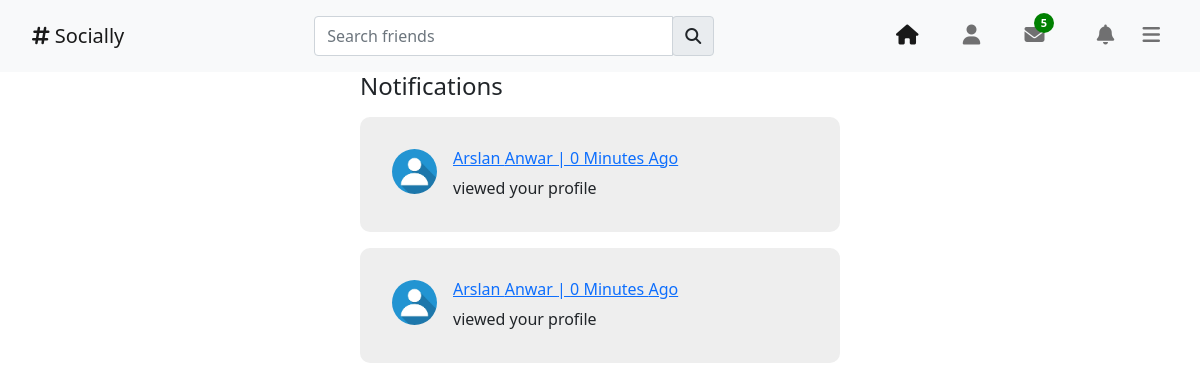
Page /notification/ (signed in) on the earlier database version.
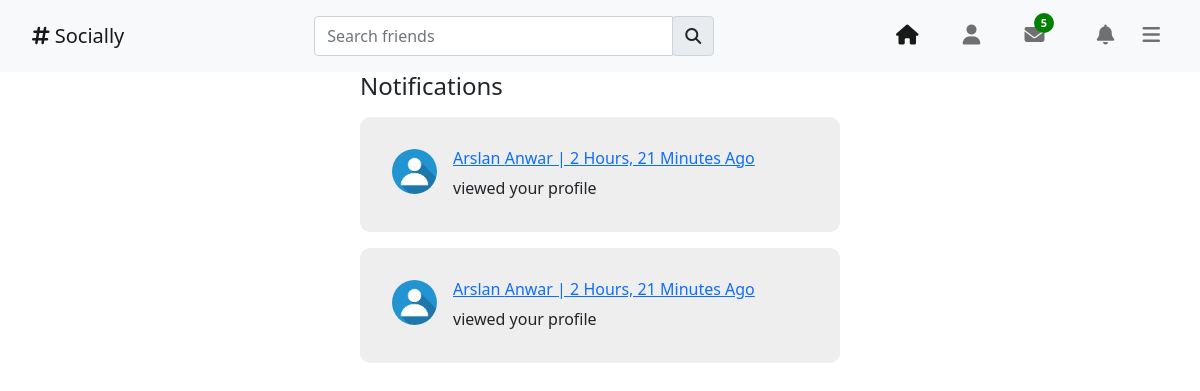
Same page on the later database version.
### notifications/models.py (models this page shows)
class Notification(models.Model):
    type = models.CharField(default="friend", max_length=50)
    sender = models.ForeignKey(settings.AUTH_USER_MODEL, on_delete=models.CASCADE, related_name='notification_sender')
    receiver = models.ForeignKey(settings.AUTH_USER_MODEL, on_delete=models.CASCADE,
                                 related_name="notification_receiver")
    note = models.CharField(max_length=255)
    description = models.TextField(null=True, blank=True)
    time_stamp = models.DateTimeField(auto_now=True, verbose_name="Requested time")
    seen = models.BooleanField(default=False)

### accounts/models.py (models this page shows, shortened)
class User(AbstractUser):
    slug = models.SlugField(unique=True)
    gender = models.CharField(max_length=50, null=True, choices=[
        ('Male', 'Male'),
        ('Female', 'Female'),
        ('Other', 'Other')
    ])
    about = models.TextField(null=True, blank=True, verbose_name="About")

### profiles/models.py (models this page shows, shortened)
class UserProfile(models.Model):
    user = models.OneToOneField(User, on_delete=models.CASCADE, related_name='user_profile')
    headline = models.TextField(null=True, blank=True)
    profile_image = models.ImageField(upload_to='profile/', default='profile/default_profile.jpg')
    cover_image = models.ImageField(upload_to='cover/', default='cover/default_cover.jpg')
    date_of_birth = models.DateField(null=True, blank=True)
    phone = models.CharField(max_length=15, null=True, blank=True)
    city = models.CharField(max_length=50, null=True, blank=True)
    country = models.CharField(max_length=50, null=True, blank=True)

### notifications/views.py (the view)
# urls.py: path('', views.NotificationsList.as_view(), name="notification_list")
class NotificationsList(ListView):
    model = Notification
    context_object_name = 'notifications'
    template_name = 'home/notification.html'
    paginate_by = 7
    def get_queryset(self):
        return Notification.objects.filter(
            receiver=self.request.user
        ).order_by(
            '-time_stamp'
        ).select_related(
            'sender',
            'receiver'
        )
    def get_context_data(self, *, object_list=None, **kwargs):
        context = super(NotificationsList, self).get_context_data(**kwargs)
        unseen = Notification.objects.filter(
            receiver=self.request.user,
            seen=False
        )
        for unseen_notification in unseen:
            unseen_notification.seen = True
            unseen_notification.save()
        context['unseen'] = unseen.count()
        print(context)
        return context

### templates/home/notification.html (shortened to what this page needs)
{% extends 'base/bootstrap_template.html' %}
{% load static %}
{% block css_section %}
    <link rel="stylesheet" href="{% static 'home/css/search_css.css' %}">
    <link rel="stylesheet" href="{% static 'home/css/style.css' %}">
    <link rel="stylesheet" href="{% static 'home/css/navbar_css.css' %}">
    <link rel="stylesheet" href="{% static 'base/base_style.css' %}">
    <link rel="stylesheet" href="{% static 'home/notification.css' %}">
{% endblock %}
{% block main_body %}
    <div class="application">
    {% include 'home/navbar.html' %}
    <div class="main-section">
        <div class="left">
        </div>
        <div class="center infinite-container">
            {% if notifications %}
                <h4>Notifications</h4>
                {% for notification in notifications %}
                    {% if forloop.counter < unseen %}
                        <div class="notification-display infinite-item new-notifications">
                    {% else %}
                        <div class="notification-display infinite-item">
                    {% endif %}
                <div class="user-image">
                    <a href="{% url 'profile:user_profile' notification.sender.user.slug %}"><img
                            src="{{ notification.sender.user_profile.profile_image.url }}" alt=""></a>
                </div>
                <div class="notification-information">
                    <div class="user-info">
                        <div class="username">
                            <a href="{% url 'profile:user_profile' notification.sender.user.slug %}">
                                {% if notification.sender.first_name %}
                                    <h6>{{ notification.sender.first_name }} {{ notification.sender.last_name }}
                                        | {{ notification.time_stamp|timesince }} ago</h6>
                                {% else %}
                                    <h6>{{ notification.sender.username }}
                                        | {{ notification.time_stamp|timesince }} ago</h6>
                                {% endif %}
                            </a>
                        </div>
                    </div>
                    <div class="notification-message" id="">
                        <p>{{ notification.note }}</p>
                    </div>
                </div>
                </div>
                {% endfor %}
            {% endif %}
            </div>
            <div class="right">
            </div>
        </div>
    </div>
{% endblock %}

Differences in the rows shown:
changed Notification (number 1 of 2 on the later page): time_stamp "0 Minutes" → "2 Hours, 21 Minutes"; moves up the list
changed Notification (number 2 of 2 on the later page): time_stamp "0 Minutes" → "2 Hours, 21 Minutes"
